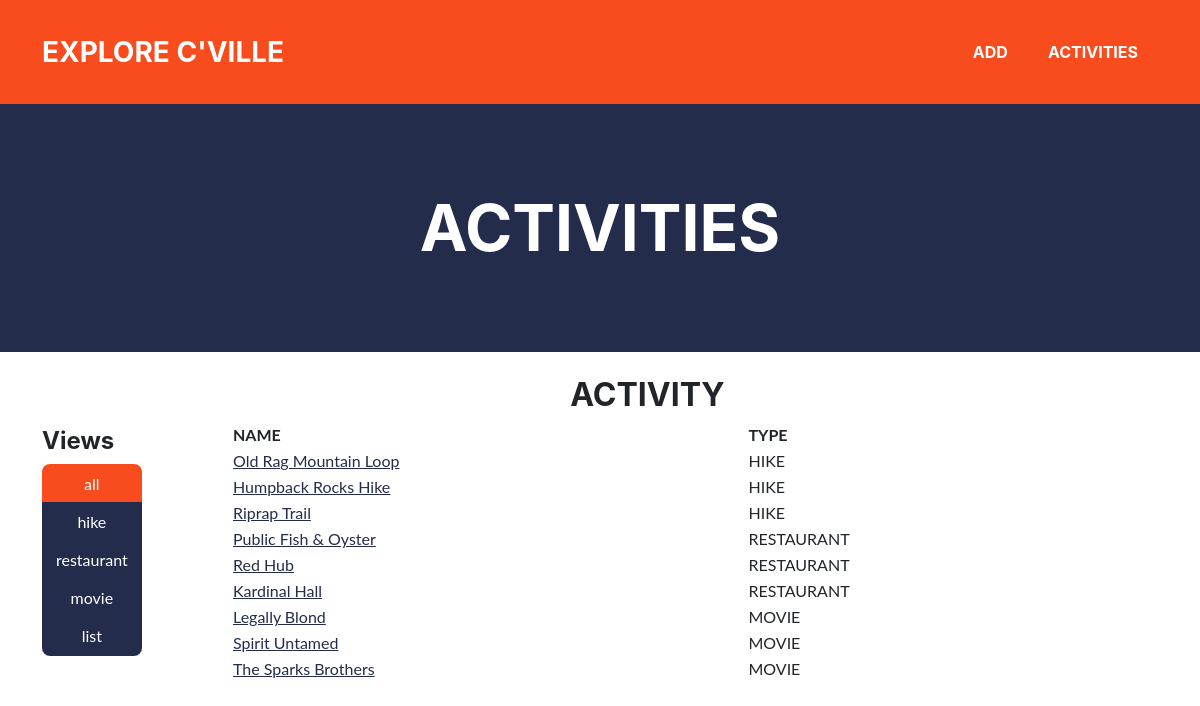
Page /activities.php on the earlier database version.
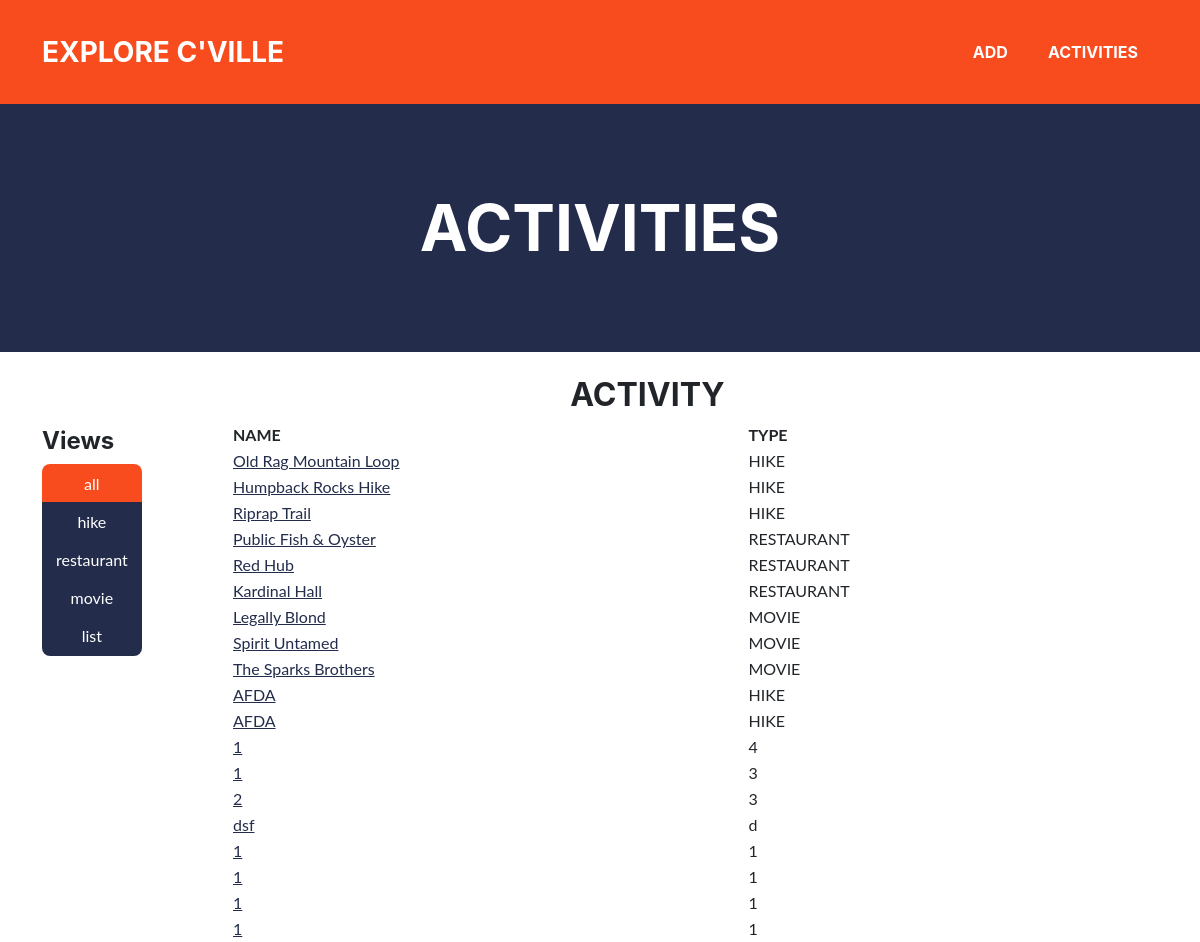
Same page on the later database version.
### tables this page shows
CREATE TABLE `ACTIVITY` (
  `ACTIVITY_ID` int(11) NOT NULL,
  `ACTIVITY_NAME` text NOT NULL,
  `ACTIVITY_OPENTIME` time DEFAULT current_timestamp(),
  `ACTIVITY_CLOSETIME` time DEFAULT current_timestamp(),
  `ACTIVITY_TYPE` varchar(12) NOT NULL,
  `ACTIVITY_URL` text NOT NULL
);

### activities.php (the view, shortened to what this page needs)
<!DOCTYPE html>
<html lang="en">
<head>
  <link rel="stylesheet" href="https://stackpath.bootstrapcdn.com/bootstrap/4.3.1/css/bootstrap.min.css">
  <link rel="stylesheet" href="css/styles.css">
</head>
<body id="page-top">
  <nav class="navbar navbar-expand-lg bg-secondary text-uppercase fixed-top" id="mainNav">
      <div class="container">
          <a class="navbar-brand" href="./index.php">Explore C'Ville</a>
          <div class="collapse navbar-collapse" id="navbarResponsive">
              <ul class="navbar-nav ms-auto">
                  <li class="nav-item mx-0 mx-lg-1"><a class="nav-link py-3 px-0 px-lg-3 rounded" href="#">Add</a></li>
                  <li class="nav-item mx-0 mx-lg-1"><a class="nav-link py-3 px-0 px-lg-3 rounded" href="./activities.php">Activities</a></li>
              </ul>
          </div>
      </div>
  </nav>
  <header class="masthead bg-primary text-white text-center">
      <div class="container d-flex align-items-center flex-column">
          <h1 class="masthead-heading text-uppercase mb-0">Activities</h1>
      </div>
  </header>
  <div class="container">
    <center>
    <div class="row">
      <div class="col-1" style="line-height:75px">
        <br />
        <h4> Views </h4>
        <form action="<?php $_SERVER['PHP_SELF'] ?>" method="get" style="line-height:50px">
          <div class="btn-group-vertical">
          <input type="submit" name="btnaction" value="all" class="btn text-white bg-<?php if(!isset($_GET['btnaction'])||$_GET['btnaction']=='all'){echo "secondary";}else{echo "primary";} ?>" />
          <input type="submit" name="btnaction" value="hike" class="btn text-white bg-<?php if(isset($_GET['btnaction'])&&$_GET['btnaction']=='hike'){echo "secondary";}else{echo "primary";} ?>" />
          <input type="submit" name="btnaction" value="restaurant" class="btn text-white bg-<?php if(isset($_GET['btnaction'])&&$_GET['btnaction']=='restaurant'){echo "secondary";}else{echo "primary";} ?>" />
          <input type="submit" name="btnaction" value="movie" class="btn text-white bg-<?php if(isset($_GET['btnaction'])&&$_GET['btnaction']=='movie'){echo "secondary";}else{echo "primary";} ?>" />
          <input type="submit" name="btnaction" value="list" class="btn text-white bg-<?php if(isset($_GET['btnaction'])&&$_GET['btnaction']=='list'){echo "secondary";}else{echo "primary";} ?>" />
          </div>
        </form>
        <br />
      </div>
      <div class="col-1" style="line-height:75px"> </div>
      <div class="col-9">
        <br />
  <?php require('connect-db.php'); ?>
  <?php
  try
  {
    if (isset($_GET['btnaction']))
    {
      switch ($_GET['btnaction'])
        {
          case 'all': showActivity("ACTIVITY");  break;
          case 'hike': showHike();  break;
          case 'restaurant': showRestaurant();  break;
          case 'movie': showMovie();  break;
          case 'list': getList();  break;
          case 'delete_hike': deleteActivity("HIKE", $_GET['id']); break;
          case 'delete_restaurant': deleteActivity("RESTAURANT", $_GET['id']); break;
        }
    }
    else { showActivity("ACTIVITY"); }
  }
  catch (Exception $e)
  {
    $error_message = $e->getMessage();
    echo "<p>Error message: $error_message </p>";
  }
  ?>
  <?php
  function showActivity($act)
  {
    global $db;
    $query = "SELECT * FROM $act";
    $statement = $db->prepare($query);
    $statement->execute();
    $results = $statement->fetchAll();
    echo "<h2> $act </h2>";
    echo "<table style='width:100%''>
          <tr>
            <th>NAME</th>
            <th>TYPE</th>
          </tr>";
    foreach ($results as $result)
    {
      echo "<tr>
      <td> <a href='" . $result['ACTIVITY_URL'] . "' target='_blank'>" . $result['ACTIVITY_NAME'] . "</a></td>
      <td>" . $result['ACTIVITY_TYPE'] . "</td>
      </tr>";
    }
    echo "</table>";
  }
  ?>
        </div>
    </div>
    </center>
  </div>
</body>

Differences in the rows shown:
added activity: ACTIVITY_NAME "AFDA", ACTIVITY_TYPE "HIKE"
added activity: ACTIVITY_NAME "AFDA", ACTIVITY_TYPE "HIKE"
added activity: ACTIVITY_NAME "1", ACTIVITY_TYPE "4"
added activity: ACTIVITY_NAME "1", ACTIVITY_TYPE "3"
added activity: ACTIVITY_NAME "2", ACTIVITY_TYPE "3"
added activity: ACTIVITY_NAME "dsf", ACTIVITY_TYPE "d"
added activity: ACTIVITY_NAME "1", ACTIVITY_TYPE "1"
added activity: ACTIVITY_NAME "1", ACTIVITY_TYPE "1"
added activity: ACTIVITY_NAME "1", ACTIVITY_TYPE "1"
added activity: ACTIVITY_NAME "1", ACTIVITY_TYPE "1"
